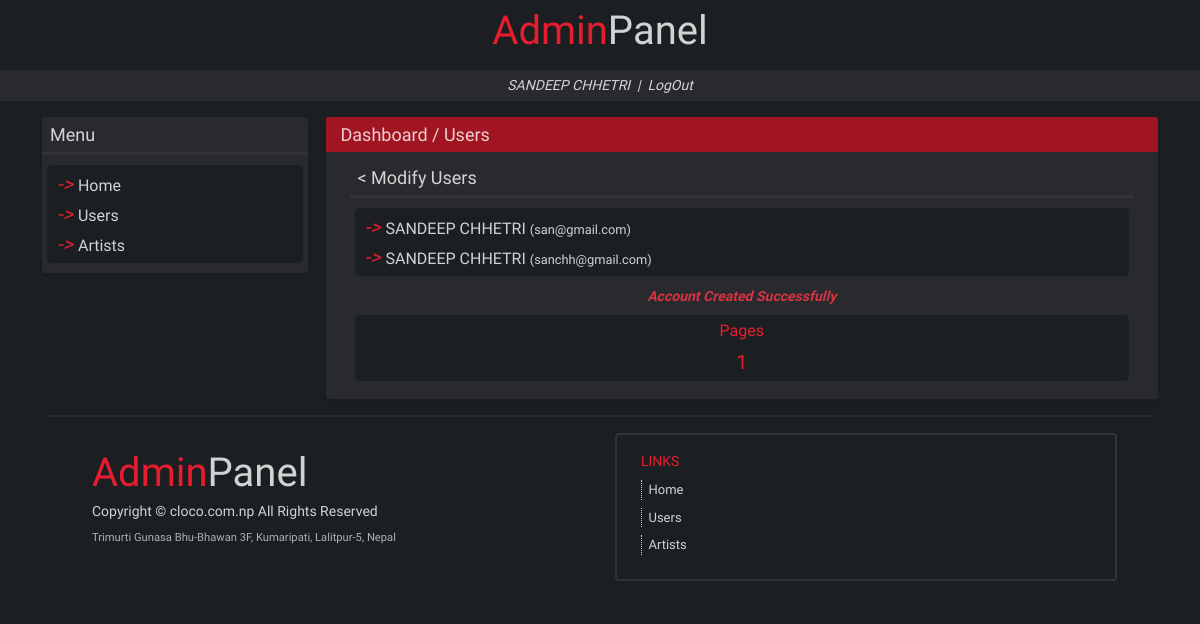
The app's page /dashboard/users/modifyuser/ (signed in), older data.
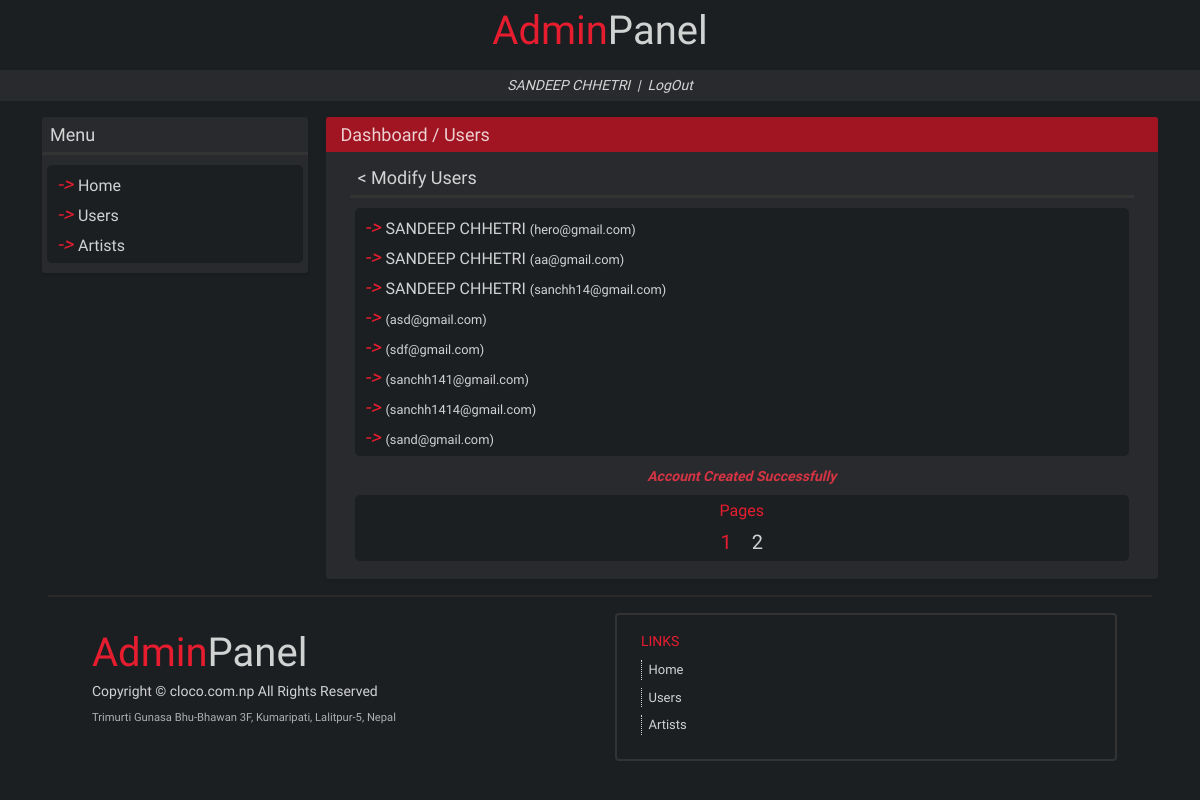
The same page, newer data.
### accounts/models.py (models this page shows)
class User(AbstractUser):
    GENDER_CHOICES = (
        ('M', 'Male'),
        ('F', 'Female'),
        ('O', 'Other'),
    )
    username = None
    first_name = models.CharField(max_length=20)
    last_name = models.CharField(max_length=20)
    email = models.EmailField(unique=True)
    password = models.CharField(max_length=40)
    phone = models.CharField(max_length=20, unique=True)
    dob = models.DateField(null=True, blank=True)
    gender = models.CharField(max_length=1, choices=GENDER_CHOICES)
    address = models.CharField(max_length=50)
    created_at = models.DateTimeField(auto_now_add=True)
    updated_at = models.DateTimeField(auto_now=True)
    USERNAME_FIELD = 'email'
    REQUIRED_FIELDS = ['phone']
    objects = UserManager()

### musicRecord/usersViews.py (the view)
# urls.py: path('users/modifyuser/', usersViews.modify_user, name='modifyuser'),
def modify_user(request):
    if not request.user.is_authenticated:
        return redirect('/')
    else:
        try:
            page = int(request.GET.get('page'))
        except:
            page = 1
        page_end = page*8
        page_start = page_end - 8
        users = User.objects.all().order_by('-created_at')
        pages = int(len(users)/8)
        if len(users)%8 != 0:
            pages = pages+1
        if request.session.get('success') != None:
                success = request.session['success']
                request.session['success'] = None
        else:
            success = ''
        return render(request, 'users/modifyuser.html',{'user_name':user_name(request) ,'users':users[page_start:page_end], 'pages':range(1,pages+1), 'page':page, 'success':success})

### musicRecord/usersViews.py (called while the page is built)
def user_name(request):
    return request.user.first_name.upper()+' '+request.user.last_name.upper()

### templates/users/modifyuser.html (shortened to what the changed rows need)
{% extends 'base.html' %}
{% block content %}
<div class="row mb-3">
    <div class="col-sm-12 col-lg-9 px-4">
        <div class="row main-box">
            <div class="col-12 box-content px-0 px-lg-4">
                <div class="mt-2 pb-2">
                    <div class="col-12 sidebox-menus">
                        <div class="row sidebox-menu py-1">
                            {% for user in users %}
                            <div class="col-12 p-0 m-0" style="color:#e61d2f;">
                                <i>-> </i>
                                <a class="menu-options" href="{% url 'modifyuser' %}{{user.id}}?page={{page}}">{{user.first_name.upper}} {{user.last_name.upper}} <span class="small">({{user.email}})</span></a>
                                <br>
                            </div>
                            {% endfor %}
                        </div>
                        <div class="row sidebox-menu py-1">
                            <div class="col mx-2">
                                <div class="row">
                                  <div class="col-12 d-flex justify-content-center">
                                    {% for p in pages %}
                                      <div class="">
                                        <a class="link pagesnav {% if page == p %}activetab{% endif %}" href="{% url 'modifyuser' %}?page={{p}}">
                                          <span class="unselectable" style="font-size:20px;">{{p}}</span>
                                        </a>
                                      </div>
                                    {% endfor %}
                                  </div>
                                </div>
                            </div>
                        </div>
                    </div>
                </div>
            </div>
        </div>
    </div>
{% endblock %}

Row changes from the older to the newer data that the page shows:
removed User: first_name "SANDEEP", last_name "CHHETRI", email "san@gmail.com"
no longer on this page (row edited): User: first_name "SANDEEP", last_name "CHHETRI", email "sanchh@gmail.com"
added User: first_name "SANDEEP", last_name "CHHETRI", email "hero@gmail.com"
added User: first_name "SANDEEP", last_name "CHHETRI", email "aa@gmail.com"
added User: first_name "SANDEEP", last_name "CHHETRI", email "sanchh14@gmail.com"
added User: email "asd@gmail.com"
added User: email "sdf@gmail.com"
added User: email "sanchh141@gmail.com"
added User: email "sanchh1414@gmail.com"
added User: email "sand@gmail.com"
Text that changed along with them:
new list line: "2"
